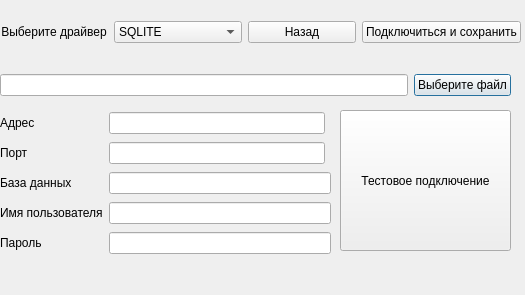
<?xml version="1.0" encoding="UTF-8"?>
<ui version="4.0">
 <class>connect_db</class>
 <widget class="QDialog" name="connect_db">
  <property name="geometry">
   <rect>
    <x>0</x>
    <y>0</y>
    <width>525</width>
    <height>295</height>
   </rect>
  </property>
  <property name="sizePolicy">
   <sizepolicy hsizetype="Fixed" vsizetype="Fixed">
    <horstretch>0</horstretch>
    <verstretch>0</verstretch>
   </sizepolicy>
  </property>
  <property name="windowTitle">
   <string>Подключение к базе данных</string>
  </property>
  <widget class="QWidget" name="layoutWidget">
   <property name="geometry">
    <rect>
     <x>0</x>
     <y>70</y>
     <width>511</width>
     <height>30</height>
    </rect>
   </property>
   <layout class="QHBoxLayout" name="sqlite_layout">
    <item>
     <widget class="QLineEdit" name="lineEdit_sqlite"/>
    </item>
    <item>
     <widget class="QPushButton" name="select_file_sqlite">
      <property name="text">
       <string>Выберите файл</string>
      </property>
     </widget>
    </item>
   </layout>
  </widget>
  <widget class="QPushButton" name="pushButton_test">
   <property name="geometry">
    <rect>
     <x>340</x>
     <y>110</y>
     <width>171</width>
     <height>141</height>
    </rect>
   </property>
   <property name="text">
    <string>Тестовое подключение</string>
   </property>
  </widget>
  <widget class="QWidget" name="layoutWidget">
   <property name="geometry">
    <rect>
     <x>0</x>
     <y>0</y>
     <width>521</width>
     <height>64</height>
    </rect>
   </property>
   <layout class="QGridLayout" name="gridLayout">
    <item row="0" column="1">
     <widget class="QComboBox" name="comboBox_driver">
      <item>
       <property name="text">
        <string>SQLITE</string>
       </property>
      </item>
      <item>
       <property name="text">
        <string>MYSQL</string>
       </property>
      </item>
      <item>
       <property name="text">
        <string>MICROSOFT SQL</string>
       </property>
      </item>
      <item>
       <property name="text">
        <string>POSTGRESQL</string>
       </property>
      </item>
     </widget>
    </item>
    <item row="0" column="3">
     <widget class="QPushButton" name="pushButton">
      <property name="text">
       <string>Подключиться и сохранить</string>
      </property>
     </widget>
    </item>
    <item row="0" column="0">
     <widget class="QLabel" name="label">
      <property name="text">
       <string>Выберите драйвер</string>
      </property>
      <property name="alignment">
       <set>Qt::AlignCenter</set>
      </property>
     </widget>
    </item>
    <item row="0" column="2">
     <widget class="QPushButton" name="pushButton_2">
      <property name="text">
       <string>Назад</string>
      </property>
     </widget>
    </item>
   </layout>
  </widget>
  <widget class="QWidget" name="layoutWidget">
   <property name="geometry">
    <rect>
     <x>0</x>
     <y>110</y>
     <width>331</width>
     <height>150</height>
    </rect>
   </property>
   <layout class="QGridLayout" name="mysql_layout">
    <item row="4" column="2" colspan="2">
     <widget class="QLineEdit" name="db"/>
    </item>
    <item row="6" column="2" colspan="2">
     <widget class="QLineEdit" name="password"/>
    </item>
    <item row="2" column="0">
     <widget class="QLabel" name="label_6">
      <property name="text">
       <string>Порт</string>
      </property>
     </widget>
    </item>
    <item row="5" column="0" colspan="2">
     <widget class="QLabel" name="label_4">
      <property name="text">
       <string>Имя пользователя</string>
      </property>
     </widget>
    </item>
    <item row="5" column="2" colspan="2">
     <widget class="QLineEdit" name="username"/>
    </item>
    <item row="4" column="0">
     <widget class="QLabel" name="label_3">
      <property name="text">
       <string>База данных</string>
      </property>
     </widget>
    </item>
    <item row="1" column="0">
     <widget class="QLabel" name="label_2">
      <property name="text">
       <string>Адрес</string>
      </property>
     </widget>
    </item>
    <item row="6" column="0">
     <widget class="QLabel" name="label_5">
      <property name="text">
       <string>Пароль</string>
      </property>
     </widget>
    </item>
    <item row="1" column="2">
     <widget class="QLineEdit" name="hostname_edit"/>
    </item>
    <item row="2" column="2">
     <widget class="QLineEdit" name="lineEdit_port"/>
    </item>
   </layout>
  </widget>
  <widget class="QLabel" name="connection_result">
   <property name="geometry">
    <rect>
     <x>10</x>
     <y>270</y>
     <width>501</width>
     <height>16</height>
    </rect>
   </property>
   <property name="text">
    <string/>
   </property>
  </widget>
 </widget>
 <resources/>
 <connections/>
</ui>
